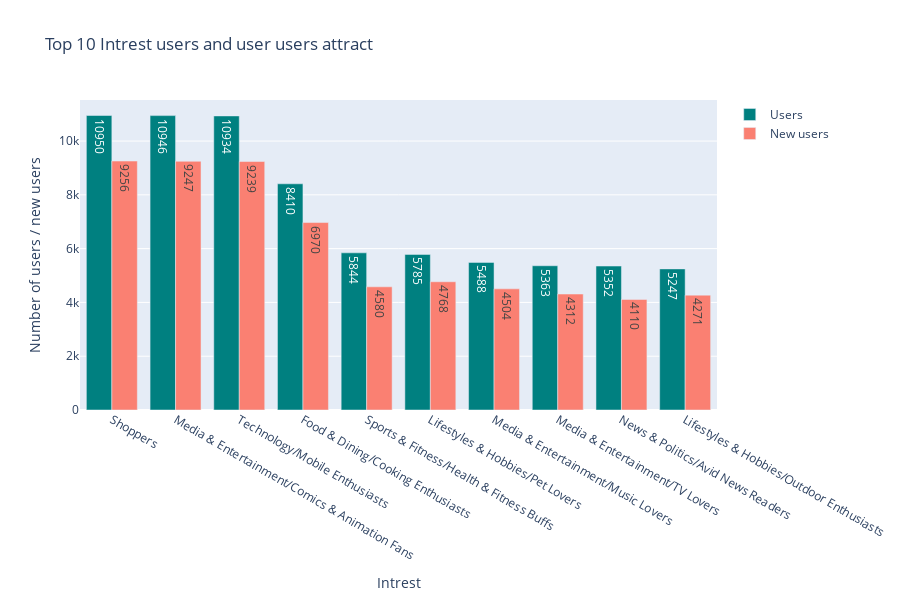

Here is the notebook cell this chart was saved with:
### Markdown cell above
# Top 10 User interest

### Code cell
user_by_intrest_sort=user_by_intrest.sort_values(by=["Users","New users"],ascending=False)
top10_userby_intrest=user_by_intrest_sort.head(10)
top10_userby_intrest

bar1=go.Bar(x=top10_userby_intrest["Interests"],
            y=top10_userby_intrest["Users"],
            text=top10_userby_intrest["Users"],
            textposition="auto",
            name="Users",
            marker=dict(color="teal"))


bar2=go.Bar(x=top10_userby_intrest["Interests"],
            y=top10_userby_intrest["New users"],
            text=top10_userby_intrest["New users"],
            textposition="auto",
            name="New users",
            marker=dict(color="salmon"))

layout = go.Layout(title="Top 10 Intrest users and user users attract ", height=600,
                   xaxis=dict(title='Intrest'),
                   yaxis=dict(title='Number of users / new users'))
fig=go.Figure(data=[bar1,bar2],layout=layout)

fig.show()

### Figure 1 — Plotly figure (JSON) as saved in the notebook; plotly's stock layout.template omitted (floating-point values rounded to 4 significant figures)
{"data": [{"marker": {"color": "teal"}, "name": "Users", "text": [10950, 10946, 10934, 8410, 5844, 5785, 5488, 5363, 5352, 5247], "textposition": "auto", "type": "bar", "x": ["Shoppers", "Media & Entertainment/Comics & Animation Fans", "Technology/Mobile Enthusiasts", "Food & Dining/Cooking Enthusiasts", "Sports & Fitness/Health & Fitness Buffs", "Lifestyles & Hobbies/Pet Lovers", "Media & Entertainment/Music Lovers", "Media & Entertainment/TV Lovers", "News & Politics/Avid News Readers", "Lifestyles & Hobbies/Outdoor Enthusiasts"], "y": [10950, 10946, 10934, 8410, 5844, 5785, 5488, 5363, 5352, 5247]}, {"marker": {"color": "salmon"}, "name": "New users", "text": [9256, 9247, 9239, 6970, 4580, 4768, 4504, 4312, 4110, 4271], "textposition": "auto", "type": "bar", "x": ["Shoppers", "Media & Entertainment/Comics & Animation Fans", "Technology/Mobile Enthusiasts", "Food & Dining/Cooking Enthusiasts", "Sports & Fitness/Health & Fitness Buffs", "Lifestyles & Hobbies/Pet Lovers", "Media & Entertainment/Music Lovers", "Media & Entertainment/TV Lovers", "News & Politics/Avid News Readers", "Lifestyles & Hobbies/Outdoor Enthusiasts"], "y": [9256, 9247, 9239, 6970, 4580, 4768, 4504, 4312, 4110, 4271]}], "layout": {"height": 600, "title": {"text": "Top 10 Intrest users and user users attract "}, "xaxis": {"title": {"text": "Intrest"}}, "yaxis": {"title": {"text": "Number of users / new users"}}}}
